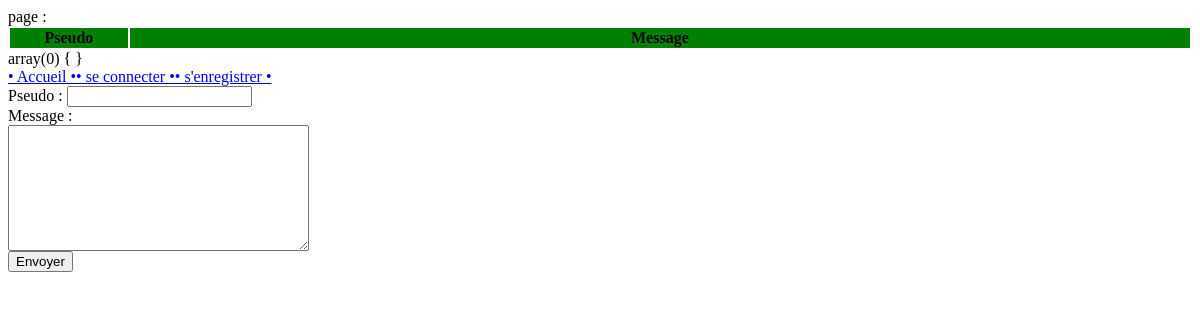
Before: /php/commentaires1.php with the older database file.
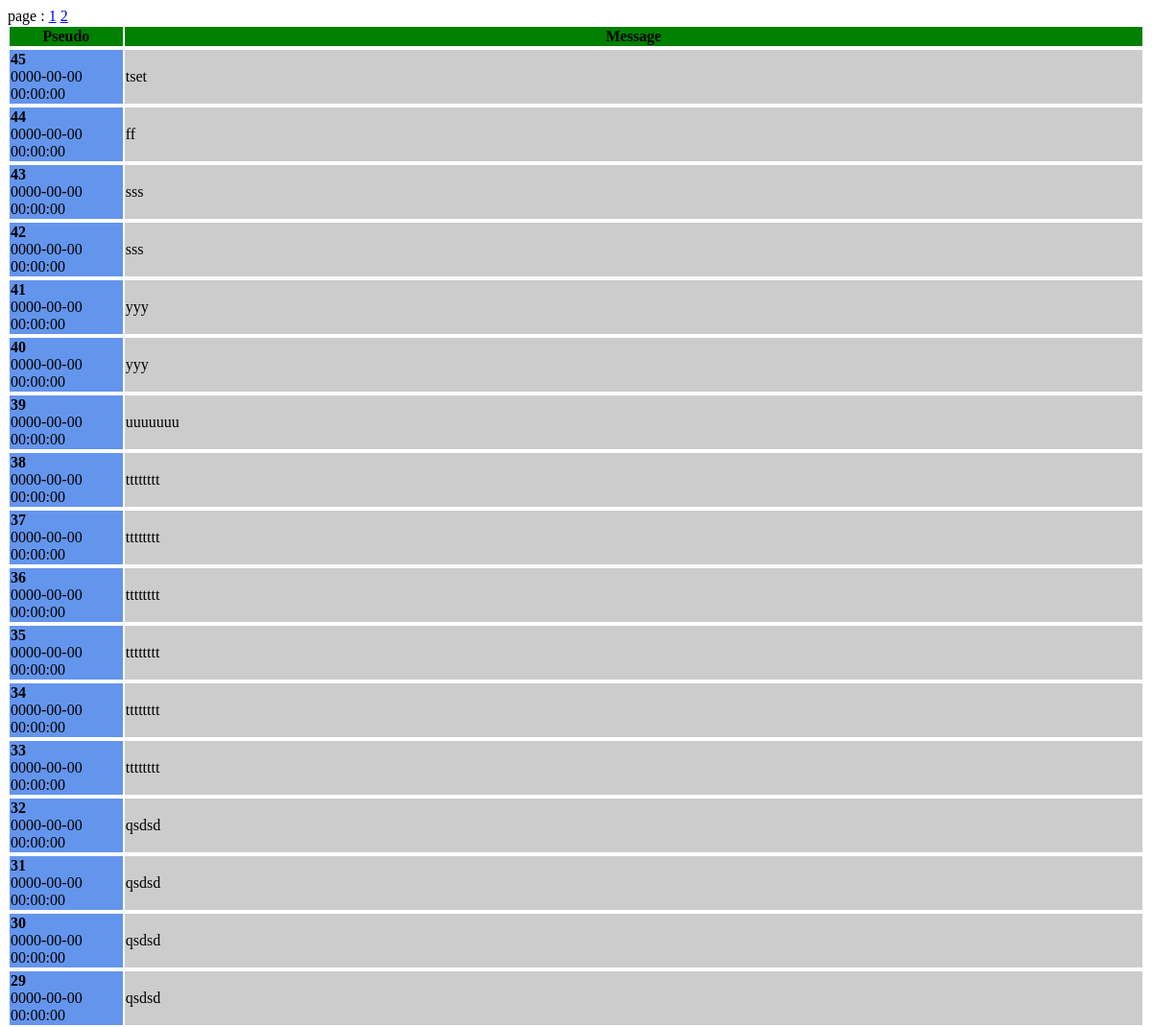
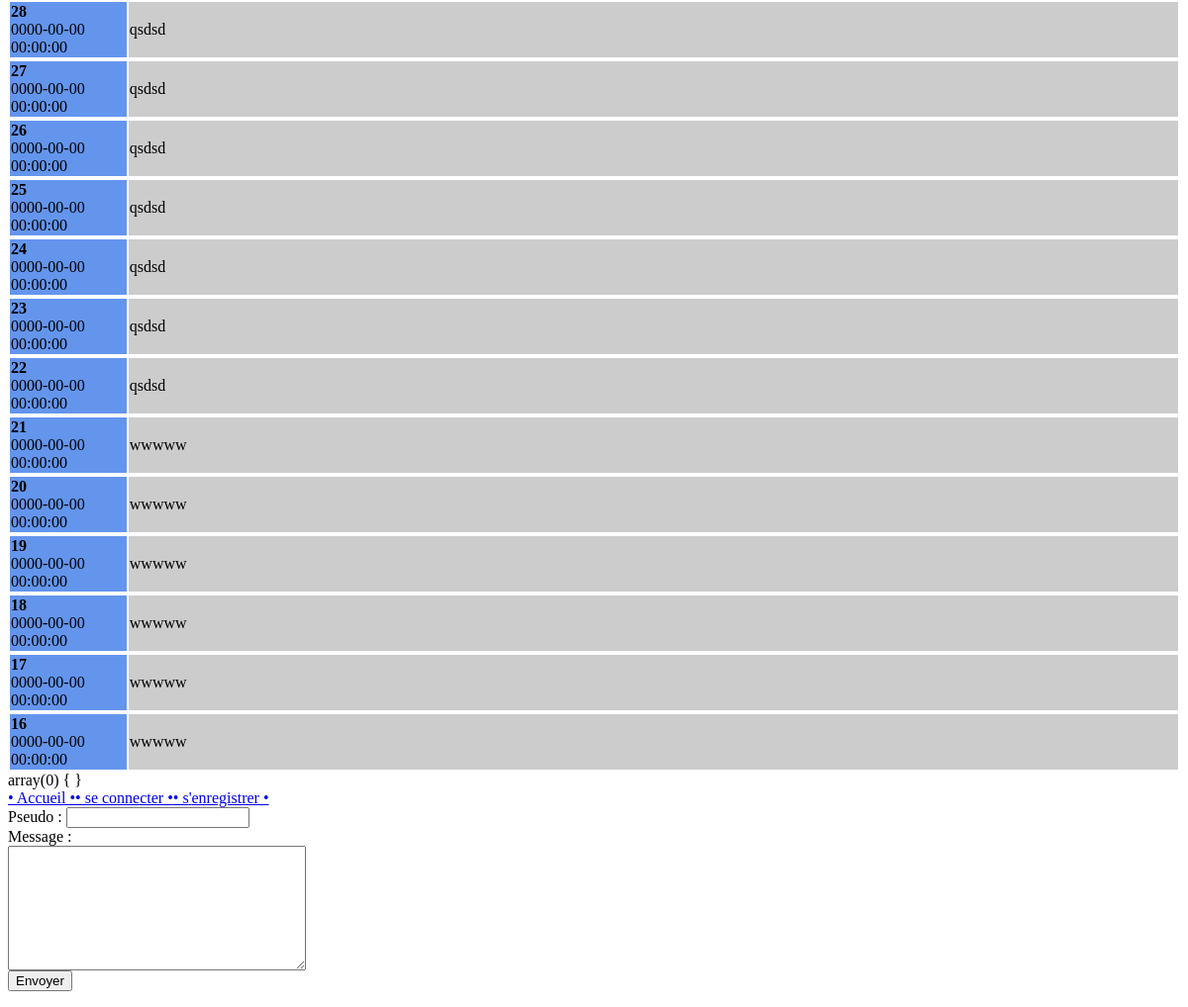
After: the same page with the newer database file (2 pictures, top to bottom).
### tables this page shows
CREATE TABLE IF NOT EXISTS `commentaires` (
  `id` int NOT NULL AUTO_INCREMENT,
  `commentaire` text NOT NULL,
  `id_utilisateur` int NOT NULL,
  `date` datetime NOT NULL,
  PRIMARY KEY (`id`)
);

### php/commentaires1.php (the view, shortened to what this page needs)
<?php
require('config.php');
$query = mysqli_query($conn, 'SELECT COUNT(*) FROM commentaires');
$d = mysqli_fetch_array($query);
$totalDesMessages = $d['COUNT(*)'];
$nombreDePages  = ceil($totalDesMessages / 30);
for ($i = 1; $i <= $nombreDePages; $i++) {
    echo '<a href="commentaires1.php?page=' . $i . '">' . $i . '</a> ';
}
echo '<table width=100%>
<tr>
<th width=10% bgcolor=green>Pseudo</th>
<th width=90% bgcolor=green>Message</font></th>
</tr>
</table>';
if (isset($_GET['page'])) {
    $page = $_GET['page'];
} else
{
    $page = 1;
}
$premierMessageAafficher = ($page - 1) * 30;
$reponse = mysqli_query($conn, 'SELECT * FROM commentaires ORDER BY id DESC LIMIT ' . $premierMessageAafficher . ', ' . 30);
while ($d = mysqli_fetch_array($reponse)) {
?>
    <table>
        <tr>
            <td width=900px bgcolor=#6495ED>
                <?php echo '<b>' . $d['id'] . ' </b><br/> ' . $d['date'] . ''; ?>
            </td>
            <td width=90% bgcolor=#cccccc>
                <?php echo $d['commentaire']; ?>
            </td>
    </table>
<?php
}
var_dump($_SESSION);
?>
<!DOCTYPE html>
<html lang="en">
<head>
</head>
<body>
<header>
        <nav>
            <?php require 'header_menu.php'; ?>
        </nav>
    </header>
    <form method="post" action="commentaires1.php">
        Pseudo : <input name="id_utilisateur" maxlength="8" /><br />
        Message :<br />
        <textarea name="commentaire" rows="8" cols="35"> </textarea> <br />
        <input type="submit" value="Envoyer" />
    </form>
</body>
</html>

Changed rows visible on the page:
added commentaires: id "45", date "0000-00-00 00:00:00", commentaire "tset"
added commentaires: id "44", date "0000-00-00 00:00:00", commentaire "ff"
added commentaires: id "43", date "0000-00-00 00:00:00", commentaire "sss"
added commentaires: id "42", date "0000-00-00 00:00:00", commentaire "sss"
added commentaires: id "41", date "0000-00-00 00:00:00", commentaire "yyy"
added commentaires: id "40", date "0000-00-00 00:00:00", commentaire "yyy"
added commentaires: id "39", date "0000-00-00 00:00:00", commentaire "uuuuuuu"
added commentaires: id "38", date "0000-00-00 00:00:00", commentaire "tttttttt"
added commentaires: id "37", date "0000-00-00 00:00:00", commentaire "tttttttt"
added commentaires: id "36", date "0000-00-00 00:00:00", commentaire "tttttttt"
added commentaires: id "35", date "0000-00-00 00:00:00", commentaire "tttttttt"
added commentaires: id "34", date "0000-00-00 00:00:00", commentaire "tttttttt"
added commentaires: id "33", date "0000-00-00 00:00:00", commentaire "tttttttt"
added commentaires: id "32", date "0000-00-00 00:00:00", commentaire "qsdsd"
added commentaires: id "31", date "0000-00-00 00:00:00", commentaire "qsdsd"
added commentaires: id "30", date "0000-00-00 00:00:00", commentaire "qsdsd"
added commentaires: id "29", date "0000-00-00 00:00:00", commentaire "qsdsd"
added commentaires: id "28", date "0000-00-00 00:00:00", commentaire "qsdsd"
added commentaires: id "27", date "0000-00-00 00:00:00", commentaire "qsdsd"
added commentaires: id "26", date "0000-00-00 00:00:00", commentaire "qsdsd"
added commentaires: id "25", date "0000-00-00 00:00:00", commentaire "qsdsd"
added commentaires: id "24", date "0000-00-00 00:00:00", commentaire "qsdsd"
added commentaires: id "23", date "0000-00-00 00:00:00", commentaire "qsdsd"
added commentaires: id "22", date "0000-00-00 00:00:00", commentaire "qsdsd"
added commentaires: id "21", date "0000-00-00 00:00:00", commentaire "wwwww"
added commentaires: id "20", date "0000-00-00 00:00:00", commentaire "wwwww"
added commentaires: id "19", date "0000-00-00 00:00:00", commentaire "wwwww"
added commentaires: id "18", date "0000-00-00 00:00:00", commentaire "wwwww"
added commentaires: id "17", date "0000-00-00 00:00:00", commentaire "wwwww"
added commentaires: id "16", date "0000-00-00 00:00:00", commentaire "wwwww"
Other visible differences:
new list line: "1"
new list line: "2"
